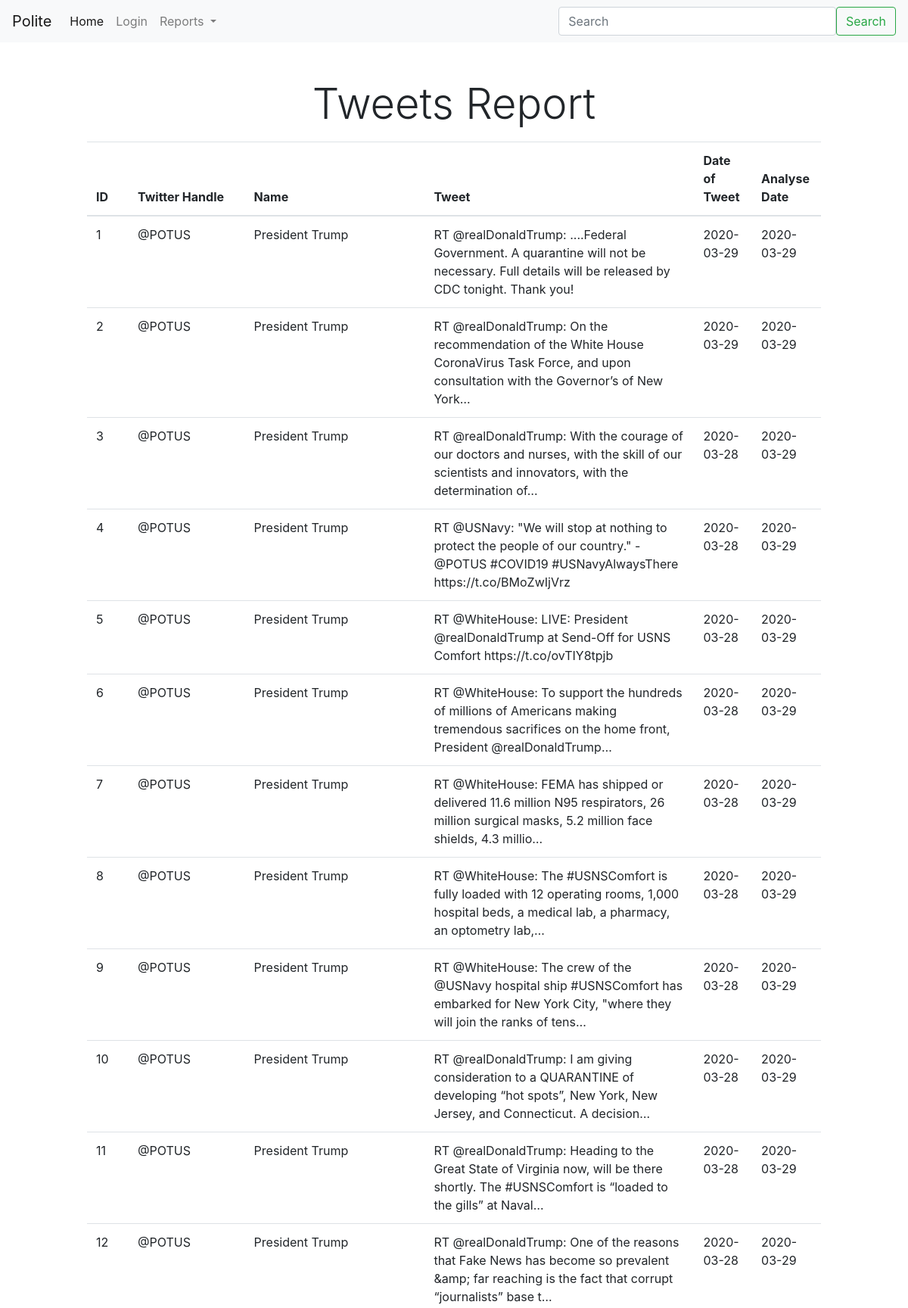
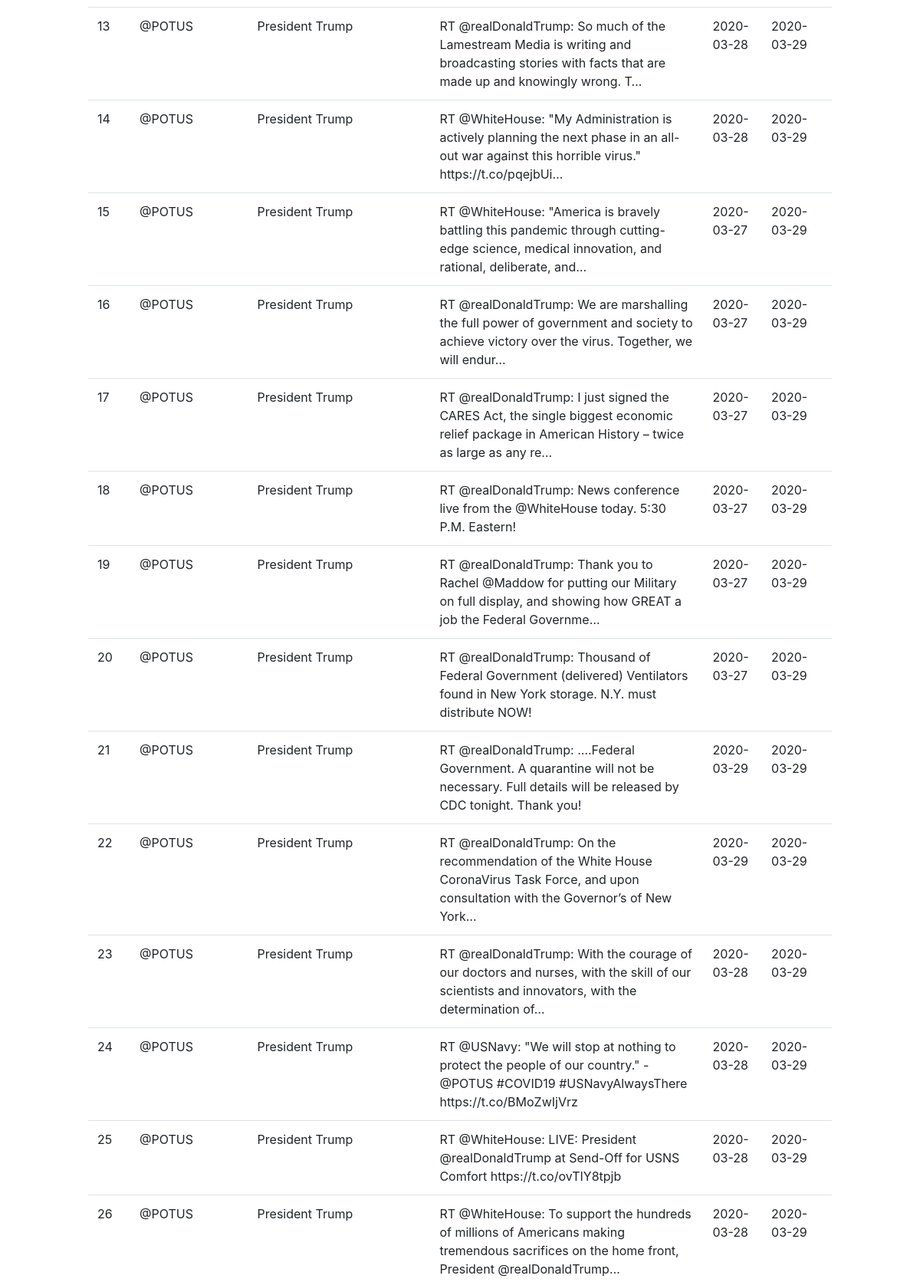
The page /showreport (signed in, upper part) on the database its author committed (2 pictures, top to bottom).
### database_setup.py (models this page shows)
class Tweet(Base):
   __tablename__ = 'tweets'
   id = Column(Integer, primary_key=True)
   handle = Column(String(20), nullable=False)
   name = Column(String(50), nullable = False)
   tweet = Column(String(50), nullable = False)
   tweet_date = Column(types.Date, nullable = False)
   analyse_date = Column(types.Date, nullable = False)

### main.py (the view)
@app.route('/showreport')
def tweetreport():
    if not session.get('user'):
        return redirect('/login')
    data = Database.Tweet.query.all()
    return render_template('tweetreport.html', data = data)

### templates/tweetreport.html (shortened to what this page needs)
{% extends 'layout.html' %}
{% block body %}
<div class="container-fluid mt-5">
    <div class="row justify-content-center">
        <div class="col-md-10">
            <p class="display-4 text-center">Tweets Report</p>
            <table class="table">
                <thead>
                    <tr>
                        <th>ID</th>
                        <th>Twitter Handle</th>
                        <th>Name</th>
                        <th>Tweet</th>
                        <th>Date of Tweet</th>
                        <th>Analyse Date</th>
                    </tr>
                </thead>
                <tbody>
                    {% for record in data %}
                    <tr>
                        <td>{{record.id}}</td>
                        <td>{{record.handle}}</td>
                        <td>{{record.name}}</td>
                        <td>{{record.tweet}}</td>
                        <td>{{record.tweet_date}}</td>
                        <td>{{record.analyse_date}}</td>
                    </tr>
                    {% endfor %}
                </tbody>
            </table>
        </div>
    </div>
</div>
{% endblock %}

### rows shown on the page
Tweet: id "1", handle "@POTUS", name "President Trump", tweet "RT @realDonaldTrump: ....Federal Government. A quarantine will not be necessary. Full details will be released by CDC tonight. Thank you!", tweet_date "2020-03-29", analyse_date "2020-03-29"
Tweet: id "2", handle "@POTUS", name "President Trump", tweet "RT @realDonaldTrump: On the recommendation of the White House CoronaVirus Task Force, and upon consultation with the Governor’s of New York…", tweet_date "2020-03-29", analyse_date "2020-03-29"
Tweet: id "3", handle "@POTUS", name "President Trump", tweet "RT @realDonaldTrump: With the courage of our doctors and nurses, with the skill of our scientists and innovators, with the determination of…", tweet_date "2020-03-28", analyse_date "2020-03-29"
Tweet: id "4", handle "@POTUS", name "President Trump", tweet "RT @USNavy: \"We will stop at nothing to protect the people of our country.\" - @POTUS #COVID19 #USNavyAlwaysThere https://t.co/BMoZwIjVrz", tweet_date "2020-03-28", analyse_date "2020-03-29"
Tweet: id "5", handle "@POTUS", name "President Trump", tweet "RT @WhiteHouse: LIVE: President @realDonaldTrump at Send-Off for USNS Comfort https://t.co/ovTIY8tpjb", tweet_date "2020-03-28", analyse_date "2020-03-29"
Tweet: id "6", handle "@POTUS", name "President Trump", tweet "RT @WhiteHouse: To support the hundreds of millions of Americans making tremendous sacrifices on the home front, President @realDonaldTrump…", tweet_date "2020-03-28", analyse_date "2020-03-29"
Tweet: id "7", handle "@POTUS", name "President Trump", tweet "RT @WhiteHouse: FEMA has shipped or delivered 11.6 million N95 respirators, 26 million surgical masks, 5.2 million face shields, 4.3 millio…", tweet_date "2020-03-28", analyse_date "2020-03-29"
Tweet: id "8", handle "@POTUS", name "President Trump", tweet "RT @WhiteHouse: The #USNSComfort is fully loaded with 12 operating rooms, 1,000 hospital beds, a medical lab, a pharmacy, an optometry lab,…", tweet_date "2020-03-28", analyse_date "2020-03-29"
Tweet: id "9", handle "@POTUS", name "President Trump", tweet "RT @WhiteHouse: The crew of the @USNavy hospital ship #USNSComfort has embarked for New York City, \"where they will join the ranks of tens…", tweet_date "2020-03-28", analyse_date "2020-03-29"
Tweet: id "10", handle "@POTUS", name "President Trump", tweet "RT @realDonaldTrump: I am giving consideration to a QUARANTINE of developing “hot spots”, New York, New Jersey, and Connecticut. A decision…", tweet_date "2020-03-28", analyse_date "2020-03-29"
Tweet: id "11", handle "@POTUS", name "President Trump", tweet "RT @realDonaldTrump: Heading to the Great State of Virginia now, will be there shortly. The #USNSComfort is “loaded to the gills” at Naval…", tweet_date "2020-03-28", analyse_date "2020-03-29"
Tweet: id "12", handle "@POTUS", name "President Trump", tweet "RT @realDonaldTrump: One of the reasons that Fake News has become so prevalent &amp; far reaching is the fact that corrupt “journalists” base t…", tweet_date "2020-03-28", analyse_date "2020-03-29"
Tweet: id "13", handle "@POTUS", name "President Trump", tweet "RT @realDonaldTrump: So much of the Lamestream Media is writing and broadcasting stories with facts that are made up and knowingly wrong. T…", tweet_date "2020-03-28", analyse_date "2020-03-29"
Tweet: id "14", handle "@POTUS", name "President Trump", tweet "RT @WhiteHouse: \"My Administration is actively planning the next phase in an all-out war against this horrible virus.\" https://t.co/pqejbUi…", tweet_date "2020-03-28", analyse_date "2020-03-29"
Tweet: id "15", handle "@POTUS", name "President Trump", tweet "RT @WhiteHouse: \"America is bravely battling this pandemic through cutting-edge science, medical innovation, and rational, deliberate, and…", tweet_date "2020-03-27", analyse_date "2020-03-29"
Tweet: id "16", handle "@POTUS", name "President Trump", tweet "RT @realDonaldTrump: We are marshalling the full power of government and society to achieve victory over the virus. Together, we will endur…", tweet_date "2020-03-27", analyse_date "2020-03-29"
Tweet: id "17", handle "@POTUS", name "President Trump", tweet "RT @realDonaldTrump: I just signed the CARES Act, the single biggest economic relief package in American History – twice as large as any re…", tweet_date "2020-03-27", analyse_date "2020-03-29"
Tweet: id "18", handle "@POTUS", name "President Trump", tweet "RT @realDonaldTrump: News conference live from the @WhiteHouse today. 5:30 P.M. Eastern!", tweet_date "2020-03-27", analyse_date "2020-03-29"
Tweet: id "19", handle "@POTUS", name "President Trump", tweet "RT @realDonaldTrump: Thank you to Rachel @Maddow for putting our Military on full display, and showing how GREAT a job the Federal Governme…", tweet_date "2020-03-27", analyse_date "2020-03-29"
Tweet: id "20", handle "@POTUS", name "President Trump", tweet "RT @realDonaldTrump: Thousand of Federal Government (delivered) Ventilators found in New York storage. N.Y. must distribute NOW!", tweet_date "2020-03-27", analyse_date "2020-03-29"
Tweet: id "21", handle "@POTUS", name "President Trump", tweet "RT @realDonaldTrump: ....Federal Government. A quarantine will not be necessary. Full details will be released by CDC tonight. Thank you!", tweet_date "2020-03-29", analyse_date "2020-03-29"
Tweet: id "22", handle "@POTUS", name "President Trump", tweet "RT @realDonaldTrump: On the recommendation of the White House CoronaVirus Task Force, and upon consultation with the Governor’s of New York…", tweet_date "2020-03-29", analyse_date "2020-03-29"
Tweet: id "23", handle "@POTUS", name "President Trump", tweet "RT @realDonaldTrump: With the courage of our doctors and nurses, with the skill of our scientists and innovators, with the determination of…", tweet_date "2020-03-28", analyse_date "2020-03-29"
Tweet: id "24", handle "@POTUS", name "President Trump", tweet "RT @USNavy: \"We will stop at nothing to protect the people of our country.\" - @POTUS #COVID19 #USNavyAlwaysThere https://t.co/BMoZwIjVrz", tweet_date "2020-03-28", analyse_date "2020-03-29"
Tweet: id "25", handle "@POTUS", name "President Trump", tweet "RT @WhiteHouse: LIVE: President @realDonaldTrump at Send-Off for USNS Comfort https://t.co/ovTIY8tpjb", tweet_date "2020-03-28", analyse_date "2020-03-29"
Tweet: id "26", handle "@POTUS", name "President Trump", tweet "RT @WhiteHouse: To support the hundreds of millions of Americans making tremendous sacrifices on the home front, President @realDonaldTrump…", tweet_date "2020-03-28", analyse_date "2020-03-29"
